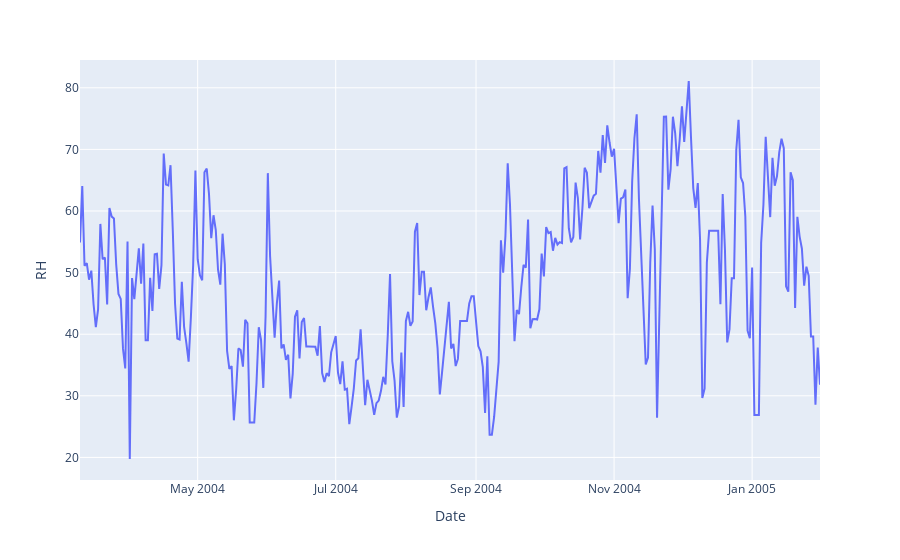

The cell this chart's notebook holds for it:
### Markdown cell above
##### Relative Humidity (RH)

### Code cell
px.line(data_frame=df_basic_clean, y='RH')

### Figure 1 — Plotly figure (JSON) as saved in the notebook; plotly's stock layout.template omitted (floating-point values rounded to 4 significant figures; data arrays with more than 128 entries replaced by an {"elided": "..."} marker saying what was removed)
{"data": [{"hovertemplate": "Date=%{x}<br>RH=%{y}<extra></extra>", "legendgroup": "", "line": {"color": "#636efa", "dash": "solid"}, "mode": "lines", "name": "", "orientation": "v", "showlegend": false, "type": "scatter", "x": {"elided": "328 str values"}, "xaxis": "x", "y": {"elided": "328 float values"}, "yaxis": "y"}], "layout": {"legend": {"tracegroupgap": 0}, "margin": {"t": 60}, "xaxis": {"anchor": "y", "domain": [0, 1], "title": {"text": "Date"}}, "yaxis": {"anchor": "x", "domain": [0, 1], "title": {"text": "RH"}}}}
